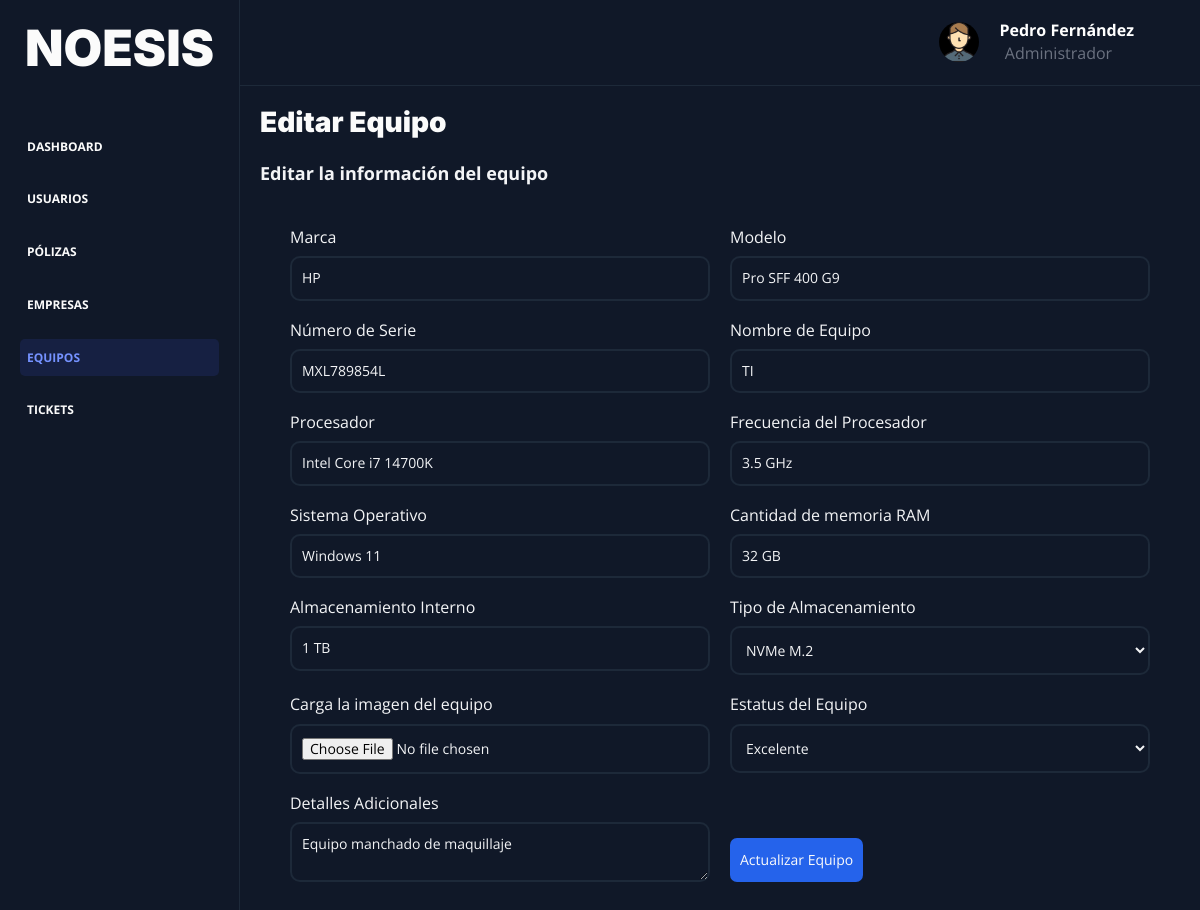
/equipos/editar?id=1 (signed in), run on the app's committed database.
### tables this page shows
CREATE TABLE `equipo` (
  `id` int NOT NULL AUTO_INCREMENT,
  `id_empresa` int NOT NULL,
  `tipo_equipo` enum('Desktop','Laptop','Impresoras','Router','Switch','Servidores','Firewall','Cámaras CCTV','Grabadores DVR/NVR','Telefonía') DEFAULT NULL,
  `marca` varchar(50) DEFAULT NULL,
  `modelo` varchar(50) DEFAULT NULL,
  `numero_serie` varchar(100) DEFAULT NULL,
  `nombre_equipo` varchar(50) DEFAULT NULL,
  `procesador` varchar(45) DEFAULT NULL,
  `frecuencia_procesador` varchar(45) DEFAULT NULL,
  `sistema_operativo` varchar(45) DEFAULT NULL,
  `ram` varchar(45) DEFAULT NULL,
  `almacenamiento` varchar(45) DEFAULT NULL,
  `tipo_almacenamiento` enum('HDD','SSD','NVMe M.2','N/A') DEFAULT NULL,
  `ruta_imagen` varchar(100) DEFAULT NULL,
  `fecha_alta` datetime DEFAULT NULL,
  `estatus` enum('Excelente','Bueno','Regular','Dañado','Baja') DEFAULT NULL,
  `detalles` text,
  PRIMARY KEY (`id`),
  UNIQUE KEY `num_serie` (`numero_serie`),
  KEY `id_empresa_FK` (`id_empresa`),
  CONSTRAINT `id_empresa_FK` FOREIGN KEY (`id_empresa`) REFERENCES `empresa` (`id`)
);

### controllers/EquipoController.php (called while the page is built, shortened)
<?php
class EquipoController {
    public static function editarEquipo(Router $router) {
        $id = $_GET['id'] ?? null;
        $equipo = Equipo::find($id);
        $alertas = Equipo::getAlertas();
        $router->render('dashboard/equipos/equipos-editar', [
            'titulo' => 'Equipos - Editar Equipo',
            'equipo' => $equipo,
            'alertas' => $alertas
        ]);
    }
}

### public/index.php (called while the page is built, shortened)
<?php
$router = new Router();
$router->get('/', [LoginController::class, 'Login']);
$router->post('/', [LoginController::class, 'Login']);
$router->get('/recuperar', [LoginController::class, 'recuperar']);
$router->post('/recuperar', [LoginController::class, 'recuperar']);
$router->get('/logout', [LoginController::class, 'logout']);
$router->get('/confirmar-cuenta', [LoginController::class, 'confirmarCuenta']);
$router->post('/confirmar-cuenta', [LoginController::class, 'confirmarCuenta']);
$router->get('/dashboard', [DashboardController::class, 'index']);
$router->get('/usuarios', [UsuariosController::class, 'usuarios']);
$router->get('/usuarios/agregar-trabajador', [UsuariosController::class, 'agregarUsuarioEmpleado']);
$router->post('/usuarios/agregar-trabajador', [UsuariosController::class, 'agregarUsuarioEmpleado']);
$router->post('/usuarios/eliminar-trabajador', [UsuariosController::class, 'eliminarUsuarioEmpleado']);
$router->get('/usuarios/editar-trabajador', [UsuariosController::class, 'editarUsuarioEmpleado']);
$router->post('/usuarios/editar-trabajador', [UsuariosController::class, 'editarUsuarioEmpleado']);
$router->get('/usuarios/agregar-cliente', [UsuariosController::class, 'agregarUsuarioCliente']);
$router->post('/usuarios/agregar-cliente', [UsuariosController::class, 'agregarUsuarioCliente']);
$router->post('/usuarios/eliminar-cliente', [UsuariosController::class, 'eliminarUsuarioCliente']);
$router->get('/usuarios/editar-cliente', [UsuariosController::class, 'editarUsuarioCliente']);
$router->post('/usuarios/editar-cliente', [UsuariosController::class, 'editarUsuarioCliente']);
$router->get('/empresas', [EmpresaController::class, 'empresas']);
$router->get('/empresas/agregar', [EmpresaController::class, 'agregarEmpresa']);
$router->post('/empresas/agregar', [EmpresaController::class, 'agregarEmpresa']);
$router->post('/empresas/eliminar', [EmpresaController::class, 'eliminarEmpresa']);
$router->get('/empresas/editar', [EmpresaController::class, 'editarEmpresa']);
$router->post('/empresas/editar', [EmpresaController::class, 'editarEmpresa']);
$router->get('/polizas', [PolizaController::class, 'polizas']);
$router->get('/polizas/agregar', [PolizaController::class, 'agregarPoliza']);
$router->post('/polizas/agregar', [PolizaController::class, 'agregarPoliza']);
$router->post('/polizas/eliminar', [PolizaController::class, 'eliminarPoliza']);
$router->get('/polizas/editar', [PolizaController::class, 'editarPoliza']);
$router->post('/polizas/editar', [PolizaController::class, 'editarPoliza']);
$router->get('/equipos', [EquipoController::class, 'equipos']);
$router->get('/equipos/agregar', [EquipoController::class, 'agregarEquipo']);
$router->post('/equipos/agregar', [EquipoController::class, 'agregarEquipo']);
$router->post('/equipos/eliminar', [EquipoController::class, 'eliminarEquipo']);
$router->get('/equipos/editar', [EquipoController::class, 'editarEquipo']);
$router->post('/equipos/editar', [EquipoController::class, 'editarEquipo']);
$router->get('/equipos/ver', [EquipoController::class, 'verEquipo']);
$router->get('/empresas/ver', [EmpresaController::class, 'verEmpresa']);
$router->get('/tickets', [TicketController::class, 'tickets']);
$router->get('/tickets/agregar', [TicketController::class, 'agregarTicket']);
$router->post('/tickets/agregar', [TicketController::class, 'agregarTicket']);
$router->get('/tickets/editar', [TicketController::class, 'editarTicket']);
$router->post('/tickets/editar', [TicketController::class, 'editarTicket']);
$router->get('/tickets/detalle', [TicketController::class, 'verDetalleTicket']);
$router->get('/tickets/seguimiento', [TicketController::class, 'seguimientoTecnico']);
$router->post('/tickets/seguimiento', [TicketController::class, 'seguimientoTecnico']);
$router->comprobarRutas();

### models/ActiveRecord.php (called while the page is built, shortened)
<?php
class ActiveRecord {
    protected static $db;
    protected static $tabla = '';
    public static function setDB($database) {
        self::$db = $database;
    }
    public static function find($id) {
        $query = "SELECT * FROM " . static::$tabla  ." WHERE id = $id";
        $resultado = self::consultarSQL($query);
        return array_shift($resultado);
    }
    public static function consultarSQL($query) {
        $resultado = self::$db->query($query);
        $array = [];
        while($registro = $resultado->fetch_assoc()) {
            $array[] = static::crearObjeto($registro);
        }
        return $array;
    }
    protected static function crearObjeto($registro) {
        $objeto = new static;
        foreach($registro as $key => $value) {
            if(property_exists($objeto, $key)) {
                $objeto->$key = $value;
            }
        }
        return $objeto;
    }
}

### includes/funciones.php (called while the page is built, shortened)
<?php
function s($html) : string {
    $s = htmlspecialchars($html);
    return $s;
}

### views/dashboard/equipos/equipos-editar.php (the view, shortened to what this page needs)
<?php include_once __DIR__ . '/../header-dashboard.php'; ?>
<div class="cuerpo-contenedor">
    <div class="contenido-empresas">
        <h3>Editar Equipo</h3>
        <div class="empresas cuerpo-agregar">
            <div class="encabezado-tabla">
                <div class="texto">
                    <h4>Editar la información del equipo</h4>
                </div>
            </div>
            <form method="POST" action="/equipos/editar?id=<?php echo $equipo->id; ?>" class="formulario-dashboard" enctype="multipart/form-data">
                <div class="campo">
                    <label for="marca">Marca</label>
                    <input
                        id="marca"
                        name="marca"
                        type="text"
                        placeholder="HP, Brother, Cisco, etc."
                        value="<?php echo s($equipo->marca); ?>"
                    >
                </div>
                <div class="campo">
                    <label for="modelo">Modelo</label>
                    <input
                        id="modelo"
                        name="modelo"
                        type="text"
                        placeholder="Pro SFF 400 G9, LaserJet Pro M404, etc."
                        value="<?php echo s($equipo->modelo); ?>"
                    >
                </div>
                <div class="campo">
                    <label for="numero_serie">Número de Serie</label>
                    <input
                        id="numero_serie"
                        name="numero_serie"
                        placeholder="Ejemplo: 5CD1234X56"
                        value="<?php echo s($equipo->numero_serie); ?>"
                    >
                </div>
                <div class="campo">
                    <label for="nombre_equipo">Nombre de Equipo</label>
                    <input
                        id="nombre_equipo"
                        name="nombre_equipo"
                        type="text"
                        placeholder="Equipo de Recepción, Servidor Principal, etc."
                        value="<?php echo s($equipo->nombre_equipo); ?>"
                    >
                </div>
                <div class="campo">
                    <label for="procesador">Procesador</label>
                    <input
                        id="procesador"
                        name="procesador"
                        type="text"
                        placeholder="Intel Core i7 14700K, AMD Ryzen 5 5600X, etc."
                        value="<?php echo s($equipo->procesador); ?>"
                    >
                </div>
                <div class="campo">
                    <label for="frecuencia_procesador">Frecuencia del Procesador</label>
                    <input
                        id="frecuencia_procesador"
                        name="frecuencia_procesador"
                        type="text"
                        placeholder="2.5 GHz, 3.5 GHz, etc."
                        value="<?php echo s($equipo->frecuencia_procesador); ?>"
                    >
                </div>
                <div class="campo">
                    <label for="sistema_operativo">Sistema Operativo</label>
                    <input
                        id="sistema_operativo"
                        name="sistema_operativo"
                        type="text"
                        placeholder="Windows 11, Linux Kali, macOS Monterey, etc."
                        value="<?php echo s($equipo->sistema_operativo); ?>"
                    >
                </div>
                <div class="campo">
                    <label for="ram">Cantidad de memoria RAM</label>
                    <input
                        id="ram"
                        name="ram"
                        type="text"
                        placeholder=" 16GB, 32GB, etc."
                        value="<?php echo s($equipo->ram); ?>"
                    >
                </div>
                <div class="campo">
                    <label for="almacenamiento">Almacenamiento Interno</label>
                    <input
                        id="almacenamiento"
                        name="almacenamiento"
                        type="text"
                        placeholder=" 256GB, 512GB, 1TB, etc."
                        value="<?php echo s($equipo->almacenamiento); ?>"
                    >
                </div>
                <div class="campo">
                    <label for="tipo_almacenamiento">Tipo de Almacenamiento</label>
                    <select id="tipo_almacenamiento" name="tipo_almacenamiento">
                        <option value="NVMe M.2" <?php echo ($equipo->tipo_almacenamiento === 'NVMe M.2') ? 'selected' : ''; ?>>
                            NVMe M.2
                        </option>
                    </select>
                </div>
                <div class="campo">
                    <label for="ruta_imagen">Carga la imagen del equipo</label>
                    <input
                        id="ruta_imagen"
                        name="ruta_imagen"
                        type="file"
                        accept="image/png, image/jpeg, image/webp"
                        placeholder="Carga solo imágenes (.jpg, .png, .webp)"
                    >
                </div>
                <div class="campo">
                    <label for="estatus">Estatus del Equipo</label>
                    <select id="estatus" name="estatus">
                        <option value="Excelente" <?php echo ($equipo->estatus === 'Excelente') ? 'selected' : ''; ?>>
                            Excelente
                        </option>
                    </select>
                </div>
                <div class="campo">
                    <label for="detalles">Detalles Adicionales</label>
                    <textarea name="detalles" id="detalles" placeholder="Equipo con daños, monitor adicional, etc..."><?php echo s($equipo->detalles); ?></textarea>
                </div>
                <div class="btn-azul campo-boton">
                    <input type="submit" value="Actualizar Equipo">
                </div>
            </form>
        </div>
    </div>
</div>
<?php include_once __DIR__ . '/../footer-dashboard.php'; ?>

### public/build/css/app.css (style rules this page uses)
html { line-height:1.15;-webkit-text-size-adjust:100% }
body { margin:0 }
button,input,optgroup,select,textarea { font-family:inherit;font-size:100%;line-height:1.15;margin:0 }
button,input { overflow:visible }
button,select { text-transform:none }
button,[type=button],[type=reset],[type=submit] { -webkit-appearance:button }
textarea { overflow:auto }
*,*:before,*:after { box-sizing:inherit }
html { font-size:62.5%;box-sizing:border-box }
body { font-family:"Open Sans",sans-serif;background:#101828;font-size:1.6rem;min-height:100%;overflow-y:auto;overflow-x:hidden;scrollbar-width:thin;scrollbar-color:#162042 #101828 }
.btn-azul input { display:inline;width:100%;padding:1.4rem 1rem;box-sizing:border-box;background-color:#2563eb;color:#fbfbfb;font-size:1.4rem;font-weight:normal;border:none;border-radius:.7rem;transition-property:background-color;transition-duration:.3s;text-align:center }
h1,h2,h3 { font-family:"Inter",sans-serif;margin:0 0 2.5rem 0;font-weight:900 }
h3 { font-size:4rem }
.formulario-dashboard { display:flex;flex-wrap:wrap;gap:2rem;padding:2rem 3rem }
.formulario-dashboard .campo { flex:0 0 calc(50% - 1rem);display:flex;flex-direction:column;color:#f3f4f6 }
.formulario-dashboard .campo label { margin-bottom:1rem }
.formulario-dashboard .campo input,.formulario-dashboard .campo select,.formulario-dashboard .campo textarea { color:#f3f4f6;background-color:#101828;font-size:1.4rem;padding:1.2rem 1rem;box-shadow:none;outline:none;border-radius:1rem;border:2px solid #1d2939 }
.formulario-dashboard .campo select,.formulario-dashboard .campo input[type=file] { cursor:pointer }
.formulario-dashboard .campo-boton { display:flex;flex-direction:column;justify-content:flex-end;align-items:flex-start }
.formulario-dashboard .campo-boton input { margin-top:auto }
.cuerpo-contenedor { background-color:#101828;height:100%;padding:2rem;margin-left:24rem;overflow-x:hidden }
.cuerpo-agregar .encabezado-tabla h4 { font-size:1.8rem;color:#f3f4f6 }
.dashboard h3 { font-size:2.8rem }

### data on the page
equipo: marca "HP", modelo "Pro SFF 400 G9", numero_serie "MXL789854L", nombre_equipo "TI", procesador "Intel Core i7 14700K", frecuencia_procesador "3.5 GHz", sistema_operativo "Windows 11", ram "32 GB", almacenamiento "1 TB", tipo_almacenamiento "NVMe M.2", estatus "Excelente", detalles "Equipo manchado de maquillaje"

### other printed values
$_SESSION['nombre'] "Pedro Fernández"
$_SESSION['rol'] "Administrador"
